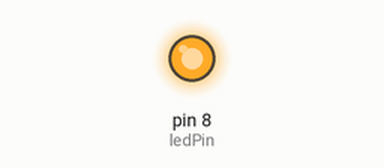
A sketch run on a simulated Arduino Uno, built with avr-gcc and run on an emulated ATmega328P. On the bench: output pins drawn as LEDs (lit = HIGH).

Above: at 0.22 s.
At 2.64 s:
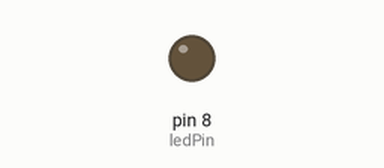
Timing chart, 0 to 3.0 s (numbered marks = the images above):
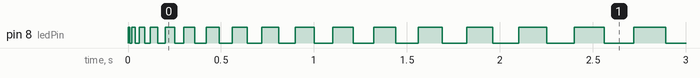

The sketch:

Oppgave3.ino
```cpp
//oppgave 3
int ledPin =8;
int delayTime = 10;

void setup() {
  pinMode(ledPin, OUTPUT);
}

void loop() {
  while (delayTime <= 5000) {
    digitalWrite(ledPin, HIGH);
    delay(delayTime);
    digitalWrite(ledPin, LOW);
    delay(delayTime);
    delayTime += 10;
  }
  delayTime = 10;
}
```

Measured:
- by itself, pin 8 (ledPin): repeats every 0.03 s: LOW 0.01 s, HIGH 0.02 s
